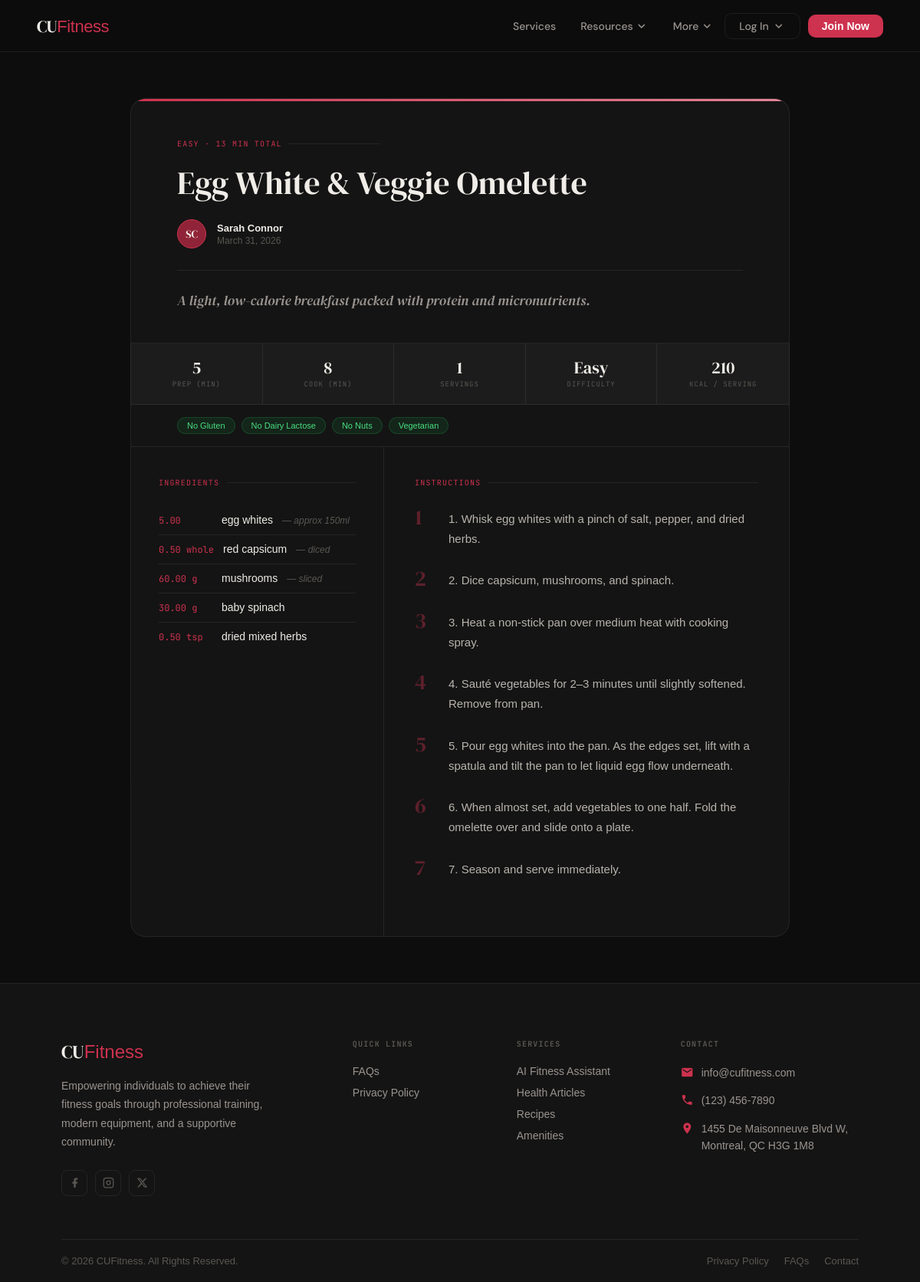
Screenshot of /recipe_details/10/ with the database file from the repository.
### CUFitness/models.py (models this page shows, shortened)
class Recipe(models.Model):
    DIFFICULTY_CHOICES = [
        ('EASY',   'Easy'),
        ('MEDIUM', 'Medium'),
        ('HARD',   'Hard'),
    ]
    DIETARY_CHOICES = [
        ('NO_NUTS', 'No Nuts'),
        ('NO_SEAFOOD', 'No Seafood'),
        ('NO_DAIRY_LACTOSE', 'No Dairy Lactose'),
        ('NO_RED_MEAT', 'No Red Meat'),
        ('NO_PORK', 'No Pork'),
        ('NO_ALCOHOL', 'No Alcohol'),
        ('NO_SHELLFISH', 'No Shellfish'),
        ('NO_GLUTEN', 'No Gluten'),
        ('NO_SESAME', 'No Sesame'),
        ('NO_MUSTARD', 'No Mustard'),
        ('VEGAN', 'Vegan'),
        ('VEGETARIAN', 'Vegetarian'),
    ]
    author = models.ForeignKey(
        CustomUser,
        related_name='recipes',
        on_delete=models.SET_NULL,
        null=True, blank=True,
    )
    title = models.CharField(max_length=100)
    description = models.CharField(max_length=250, help_text='Brief summary of the recipe')
    locked = models.BooleanField(
        default=False,
        help_text='Premium content — requires login to view',
    )
    prep_time_minutes = models.PositiveIntegerField(help_text='Preparation time in minutes')
    cook_time_minutes = models.PositiveIntegerField(help_text='Cooking time in minutes (0 if none)')
    servings = models.PositiveIntegerField(default=1)
    difficulty = models.CharField(max_length=10, choices=DIFFICULTY_CHOICES, default='MEDIUM')
    instructions = models.TextField(help_text='Step-by-step cooking instructions')
    calories_per_serving = models.PositiveIntegerField(
        null=True, blank=True,
        help_text='Approximate calories per serving (optional)',
    )
    dietary_restrictions = MultiSelectField(choices=DIETARY_CHOICES, blank=True, max_length=250, help_text='Dietary choices (optional)')
    created_at = models.DateTimeField(auto_now_add=True)
    updated_at = models.DateTimeField(auto_now=True)
    class Meta:
        ordering = ['-created_at']
    @property
    def total_time_minutes(self):
        return self.prep_time_minutes + self.cook_time_minutes

class CustomUser(AbstractBaseUser, PermissionsMixin):
    ROLE_CHOICES = [
        ('MEMBER', 'Member'),
        ('COACH', 'Coach'),
        ('STAFF', 'Staff'),
        ('ADMIN', 'Admin'),
    ]
    role = models.CharField(max_length=20, choices=ROLE_CHOICES, default='MEMBER', verbose_name='user role')
    MEMBERSHIP_CHOICES = [
        ("BASIC", "Basic"),
        ("STANDARD", "Standard"),
        ("PLATINUM", "Platinum"),
        ("PER_SESSION", "Per Session"),
    ]
    email = models.EmailField(_("email address"), unique=True)
    first_name = models.CharField(_("first name"), max_length=50, default='')
    last_name = models.CharField(_("last name"), max_length=50, default='')
    membership= models.CharField(_("membership"), max_length=50, choices=MEMBERSHIP_CHOICES,default='BASIC')
    phone_number = models.CharField(max_length=20, default='', help_text='e.g. +1 514 555 0123')
    date_of_birth = models.DateField(null=True, help_text='Format: YYYY-MM-DD')
    address = models.CharField(max_length=255, default='', blank=True, help_text='Address here')
    profile_picture = models.ImageField(upload_to='profile_pictures/', default='defaults/Default_Profile_Picture.jpg',blank=True,)
    REQUEST_STATUS_CHOICES = [
        ('NONE', 'No Request'),
        ('PENDING', 'Pending Approval'),
        ('APPROVED', 'Approved'),
        ('REJECTED', 'Rejected'),
    ]
    coach_request_status = models.CharField(
        max_length=20,
        choices=REQUEST_STATUS_CHOICES,
        default='NONE',
        verbose_name='Coach request status'
    )
    WORKOUT_VISIBILITY_CHOICES = [
        ('PUBLIC', 'Public'),
        ('COACH_ONLY', 'Coach Only'),
    ]
    workout_visibility = models.CharField(
        max_length=20,
        choices=WORKOUT_VISIBILITY_CHOICES,
        default='COACH_ONLY',
        verbose_name='Workout history privacy setting'
    )
    auto_accept_appointments = models.BooleanField(
        default=False,
        help_text='Automatically accept all incoming appointment requests'
    )
    is_staff = models.BooleanField(default=False)
    is_active = models.BooleanField(default=True)
    date_joined = models.DateTimeField(default=timezone.now)
    USERNAME_FIELD = "email"
    REQUIRED_FIELDS = []
    objects = CustomUserManager()
    class Meta:
        permissions = [
            ("can_ban_users", "Can ban users"),
            ("can_view_coach_requests", "Can view coach requests"),
            ("can_accept_coach_requests", "Can accept coach requests"),
            ("can_change_user_role", "Can change user role"),
            ("can_view_user_reports", "Can view user reports"),
        ]

class RecipeIngredient(models.Model):
    UNIT_CHOICES = [
        ('TSP', 'tsp'),
        ('TBSP', 'tbsp'),
        ('CUP', 'cup'),
        ('ML', 'ml'),
        ('L', 'l'),
        ('FL_OZ', 'fl oz'),
        ('G', 'g'),
        ('KG', 'kg'),
        ('OZ', 'oz'),
        ('LB', 'lb'),
        ('WHOLE', 'whole'),
        ('PINCH', 'pinch'),
        ('SLICE', 'slice'),
        ('OTHER', 'other'),
    ]
    recipe = models.ForeignKey(Recipe, related_name='ingredients', on_delete=models.CASCADE)
    name = models.CharField(max_length=100)
    quantity = models.DecimalField(max_digits=7, decimal_places=2, help_text='e.g. 1.5, 100, 0.25')
    unit = models.CharField(max_length=10, choices=UNIT_CHOICES, default='OTHER')
    unit_other = models.CharField(max_length=50, blank=True, help_text='Describe unit if "other" selected')
    notes = models.CharField(max_length=100, blank=True, help_text='e.g. "finely chopped", "optional"')
    class Meta:
        ordering = ['id']  # preserve the order ingredients were added

### CUFitness/views.py (the view)
# urls.py: path("recipe_details/<int:id>/", views.recipe_details, name="recipe_details"),
def recipe_details(request, id):
    recipe = get_object_or_404(Recipe, id=id)
    choices_dict = dict(Recipe.DIETARY_CHOICES)
    dietary_display = [choices_dict.get(code, code) for code in recipe.dietary_restrictions]
    if request.user.is_authenticated:
        base = 'CUFitness/staff/staff_base.html' if request.user.role == 'STAFF' else 'CUFitness/general_website/base.html'
    else:
        base = 'CUFitness/general_website/base.html'
    if recipe.locked and not request.user.is_authenticated:
        return redirect('login')
    return render(request, 'CUFitness/staff/recipes/recipe_details.html', {
        'recipe_obj': recipe,
        'dietary_display': dietary_display,
        'base_template': base,
    })

### CUFitness/templates/CUFitness/staff/recipes/recipe_details.html (shortened to what this page needs)
{% extends base_template %}
{% load static %}
{% block extra_styles %}
<link rel="stylesheet" href="{% static 'general_website/recipe_details.css' %}">
{% endblock %}
{% block content %}
<div class="rec-detail-page">
  <div class="rec-detail-container">
    <div class="rec-detail-header">
      <div class="rec-detail-label">{{ recipe_obj.get_difficulty_display }} · {{ recipe_obj.total_time_minutes }} min total</div>
      <div class="title-row">
        <h1 class="rec-detail-title">{{ recipe_obj.title }}</h1>
      </div>
      <div class="rec-detail-meta">
        <div class="meta-avatar">
          {{ recipe_obj.author.first_name|first|default:"?" }}{{ recipe_obj.author.last_name|first|default:"" }}
        </div>
        <div class="meta-info">
          <span class="meta-author">
            {% if recipe_obj.author %}{{ recipe_obj.author.first_name }} {{ recipe_obj.author.last_name }}{% else %}Deleted User{% endif %}
          </span>
          <span class="meta-date">{{ recipe_obj.created_at|date:"F d, Y" }}</span>
        </div>
      </div>
      <p class="rec-detail-desc">{{ recipe_obj.description }}</p>
    </div>
    <div class="rec-stats-strip">
      <div class="rec-stat-cell">
        <div class="rec-stat-val">{{ recipe_obj.prep_time_minutes }}</div>
        <div class="rec-stat-label">Prep (min)</div>
      </div>
      <div class="rec-stat-cell">
        <div class="rec-stat-val">{{ recipe_obj.cook_time_minutes }}</div>
        <div class="rec-stat-label">Cook (min)</div>
      </div>
      <div class="rec-stat-cell">
        <div class="rec-stat-val">{{ recipe_obj.servings }}</div>
        <div class="rec-stat-label">Servings</div>
      </div>
      <div class="rec-stat-cell">
        <div class="rec-stat-val">{{ recipe_obj.get_difficulty_display }}</div>
        <div class="rec-stat-label">Difficulty</div>
      </div>
      <div class="rec-stat-cell">
        <div class="rec-stat-val">{% if recipe_obj.calories_per_serving %}{{ recipe_obj.calories_per_serving }}{% else %}—{% endif %}</div>
        <div class="rec-stat-label">Kcal / serving</div>
      </div>
    </div>
    {% if recipe_obj.dietary_restrictions %}
    <div class="rec-dietary">
      {% for tag in dietary_display %}
        <span class="rec-diet-pill">{{ tag }}</span>
      {% endfor %}
    </div>
    {% endif %}
    <div class="rec-detail-body">
      <div class="rec-ingredients">
        <div class="rec-section-heading">Ingredients</div>
        {% for ingredient in recipe_obj.ingredients.all %}
        <div class="ing-item">
          <span class="ing-qty">{{ ingredient.quantity }} {{ ingredient.get_unit_display }}</span>
          <span class="ing-name">{{ ingredient.name }}</span>
          {% if ingredient.notes %}<span class="ing-note">— {{ ingredient.notes }}</span>{% endif %}
        </div>
        {% empty %}
        <p style="color:var(--text-muted); font-size:14px">No ingredients listed.</p>
        {% endfor %}
      </div>
      <div class="rec-instructions">
        <div class="rec-section-heading">Instructions</div>
        {% for line in recipe_obj.instructions.splitlines %}
        {% if line %}
        <div class="rec-step">
          <span class="step-num">{{ forloop.counter }}</span>
          <p class="step-text">{{ line }}</p>
        </div>
        {% endif %}
        {% endfor %}
      </div>
    </div>
  </div>
</div>
{% endblock %}

### CUFitness/static/general_website/base.css (style rules this page uses)
* { margin: 0; padding: 0; box-sizing: border-box; font-family: 'Poppins', sans-serif; }
body { background-color: #111; color: #fff; }

### CUFitness/static/general_website/navbar.css (style rules this page uses)
:root { --cu-red: hsl(349, 61%, 50%); --cu-red-glow: hsla(349, 61%, 50%, 0.15); --surface-0: #0d0d0d; --surface-1: #141414; --surface-2: #1c1c1c; --border: rgba(255,255,255,0.07); --border-hover:rgba(255,255,255,0.14); --text-primary: #f0ede8; --text-secondary: #9a9490; --text-muted: #5a5753; --radius-lg: 20px; --nav-height: 68px; }
*, *::before, *::after { box-sizing: border-box; }
body { margin: 0; background: var(--surface-0); color: var(--text-primary); font-family: 'DM Sans', sans-serif; }

### rows the page displays
Recipe: difficulty "EASY", total_time_minutes "13", title "Egg White & Veggie Omelette", author.first_name|first "S", author.last_name|first "C", author.first_name "Sarah", author.last_name "Connor", created_at "March 31, 2026", description "A light, low-calorie breakfast packed with protein and micronutrients.", prep_time_minutes "5", cook_time_minutes "8", servings "1", difficulty "Easy", calories_per_serving "210"
RecipeIngredient: quantity "5.00", name "egg whites", notes "approx 150ml"
RecipeIngredient: quantity "0.50", unit "whole", name "red capsicum", notes "diced"
RecipeIngredient: quantity "60.00", unit "g", name "mushrooms", notes "sliced"
RecipeIngredient: quantity "30.00", unit "g", name "baby spinach"
RecipeIngredient: quantity "0.50", unit "tsp", name "dried mixed herbs"

### other values shown
{{ tag }} "No Gluten" "No Dairy Lactose" "No Nuts" "Vegetarian"
{{ line }} "1. Whisk egg whites with a pinch of salt, pepper, and dried herbs." "2. Dice capsicum, mushrooms, and spinach." "3. Heat a non-stick pan over medium heat with cooking spray." "4. Sauté vegetables for 2–3 minutes until slightly softened. Remove from pan." "5. Pour egg whites into the pan. As the edges set, lift with a spatula and tilt the pan to let liquid egg flow underneath." "6. When almost set, add vegetables to one half. Fold the omelette over and slide onto a plate." "7. Season and serve immediately."
